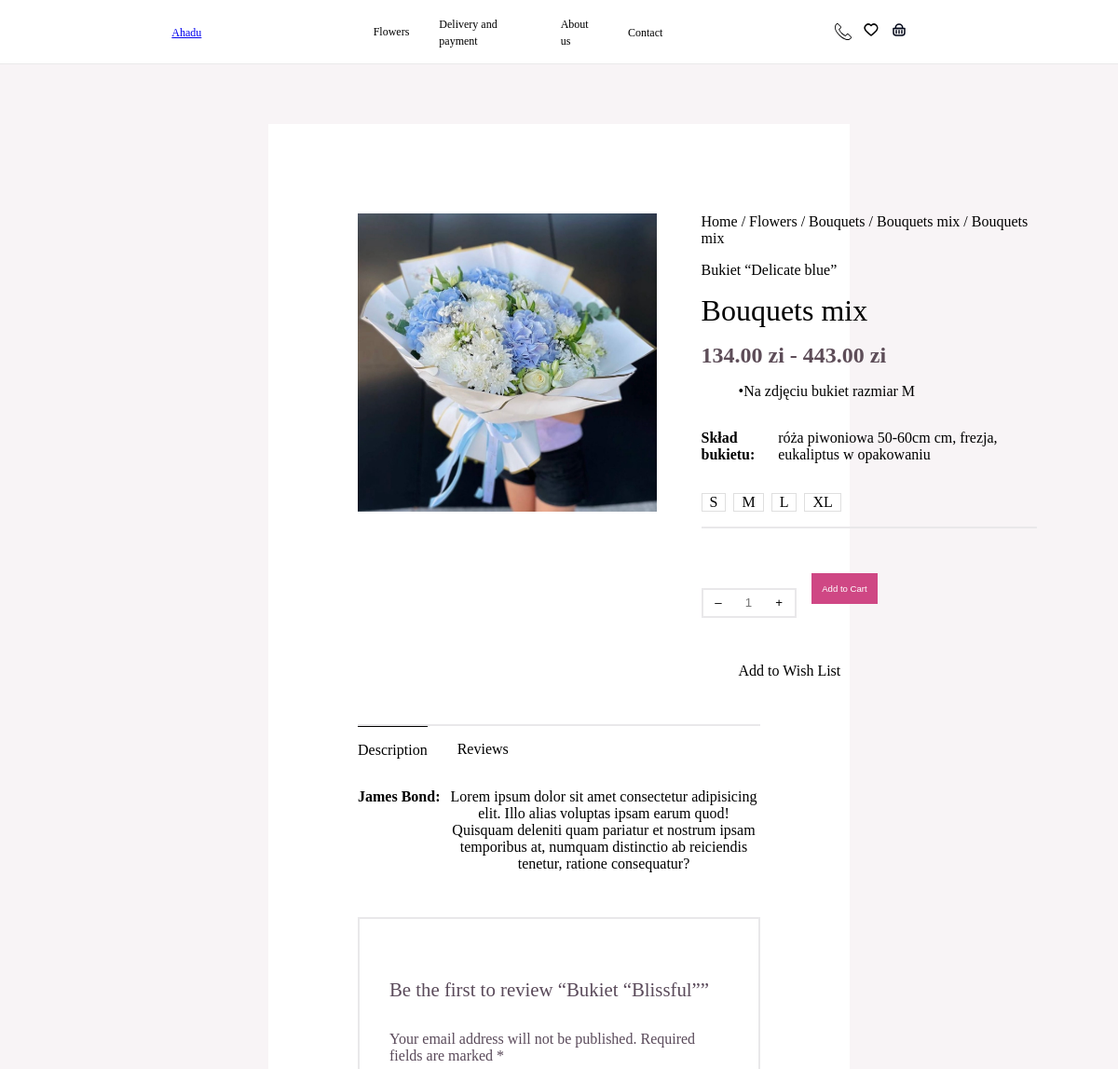
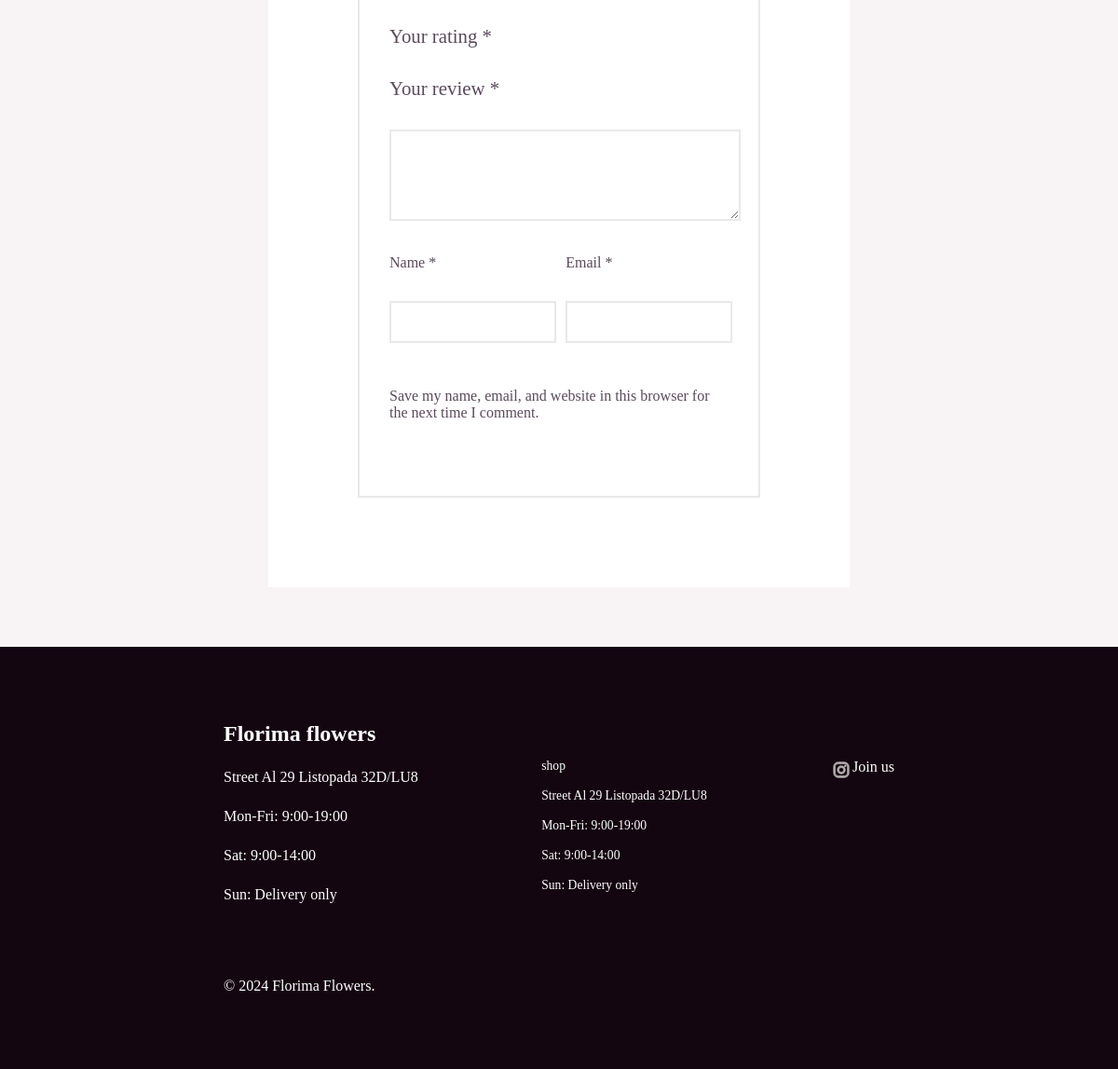
Page /products/3/ on the committed database (2 pictures, top to bottom).
### edge/models.py (models this page shows, shortened)
class Flower(models.Model):
    SIZE_CHOICES = [
        ('S', 'S'),
        ('M', 'SM'),
        ('L', 'L'),
        ('XL', 'XL'),
        ('XXL', 'XXL'),
        ('S M', 'S M'),
        ('M L', 'M L'),
        ('L XL', 'L XL'),
        ('XL XXL', 'XL XXL'),
        ('S M L', 'S M L'),
        ('M L XL', 'M L XL'),
        ('L XL XXL', 'L XL XXL'),
        ('S M L XL', 'S M L XL'),
        ('M L XL XXL', 'M L XL XXL'),
        ('S M L XL XXL', 'S M L XL XXL'),
    ]
    name = models.CharField(max_length=100)
    type = models.CharField(max_length=50)
    size = models.CharField(max_length=12, choices=SIZE_CHOICES)
    price_s = models.DecimalField(max_digits=10, decimal_places=2, null=True, blank=True, verbose_name="Price for size S")
    price_m = models.DecimalField(max_digits=10, decimal_places=2, null=True, blank=True, verbose_name="Price for size M")
    price_l = models.DecimalField(max_digits=10, decimal_places=2, null=True, blank=True, verbose_name="Price for size L")
    price_xl = models.DecimalField(max_digits=10, decimal_places=2, null=True, blank=True, verbose_name="Price for size XL")
    price_xxl = models.DecimalField(max_digits=10, decimal_places=2, null=True, blank=True, verbose_name="Price for size XXL")
    image = models.ImageField(upload_to='flower_images/')  # Add image field

### edge/views.py (the view)
# urls.py: path("products/<int:id>/", views.products, name="products"),
def products(request, id):
    flower = Flower.objects.get(pk=id)
    return render(request, "edge/products.html", {'flower':  flower})

### edge/templates/edge/products.html (shortened to what this page needs)
{% extends 'edge/base.html' %} {% block content %} {% load static %} {% load custom_filters %}
<div class="productsmain">
    <div class="products">
        <div class="product">
            <div class="row">
                <img src="/edge/media/{{flower.image}}"/>
                <div class="productdetail">
                    <h3>
                        Home / Flowers / Bouquets / Bouquets mix / {{flower.type}}
                    </h3>
                    <h2>{{ flower.name }}</h2>
                    <h1>{{flower.type}}</h1>
                    <h4>{{flower.price_s}} zi - {% if flower.price_xll %} {{ flower.price_xll }} {% else %} {{ flower.price_xl }} {% endif %} zi</h4>
                    <h5>&#8226;Na zdjęciu bukiet razmiar M</h5>
                    <div class="row">
                        <h5>Skład bukietu:</h5>
                        <h6>
                            róża piwoniowa 50-60cm cm, frezja, eukaliptus w
                            opakowaniu
                        </h6>
                    </div>
                    <div class="size">
                        {% if flower.price_s %} <div class="small" id="11" onclick="showbtn(1, {{flower.price_s}}, this.id, 'S')">S</div> {% else %} <div></div> {% endif %}
                        {% if flower.price_m %} <div class="small" id="12" onclick="showbtn(1, {{flower.price_m}}, this.id, 'M')">M</div> {% else %} <div></div> {% endif %}
                        {% if flower.price_l %} <div class="small" id="13" onclick="showbtn(1, {{flower.price_l}}, this.id, 'L')">L</div> {% else %} <div></div> {% endif %}
                        {% if flower.price_xl %} <div class="small" id="14" onclick="showbtn(1, {{flower.price_xl}}, this.id, 'XL')">XL</div> {% else %} <div></div> {% endif %}
                    </div>
                    <div class="add">
                        <div class="row">
                            <div class="row">
                                <button class="minus">&#8210;</button>
                                <input type="text" placeholder="1" />
                                <button class="plus">&plus;</button>
                            </div>
                            <form id="add-to-cart-form-{{ flower.id }}">
                                <button onclick="addToCart({{ flower.id }})" aria-expanded="true"  class="addtocart" type="button">Add to Cart</button>
                            </form>
                        </div>
                    </div>
                    <h5>Add to Wish List</h5>
                </div>
            </div>
            <div class="descriptionreview">
                <div id="description">
                    <h5>Description</h5>
                </div>
                <div id="review">
                    <h5>Reviews</h5>
                </div>
            </div>
            <div class="row wide">
                <h4>James Bond:</h4>
                <p>
                    Lorem ipsum dolor sit amet consectetur adipisicing elit.
                    Illo alias voluptas ipsam earum quod! Quisquam deleniti quam
                    pariatur et nostrum ipsam temporibus at, numquam distinctio
                    ab reiciendis tenetur, ratione consequatur?
                </p>
            </div>
            <div class="befirst">
                <h2>Be the first to review “Bukiet “Blissful””</h2>
                <h3>
                    Your email address will not be published. Required fields
                    are marked *
                </h3>
                <h2>Your rating *</h2>
                <h2>Your review *</h2>
                <textarea class="input2" id="" cols="95" rows="4"></textarea>
                <div class="row">
                    <div class="column">
                        <h2>Name *</h2>
                        <input type="text" />
                    </div>
                    <div class="column">
                        <h2>Email *</h2>
                        <input type="text" />
                    </div>
                </div>
                <div class="row">
                    <h3>
                        Save my name, email, and website in this browser for the
                        next time I comment.
                    </h3>
                </div>
            </div>
        </div>
    </div>
</div>
{% endblock %}

### edge/static/edge/css/styles.css (style rules this page uses)
*, *::after, *::before { margin: 0; padding: 0; }
body { margin: 0; }
*[aria-expanded="true"] { visibility: visible; }
.size { display: flex; gap: 0.5rem; }
.small { font-weight: 100; border: 0.1px solid #dfdfdf; padding-left: 0.5rem; padding-right: 0.5rem; }
.productsmain { padding-inline: 18rem; padding-block: 4rem; background: #f8f4f6; }
.products { background: white; }
.product { display: flex; flex-direction: column; padding: 6rem; }
.product > .row { margin: 0; }
.product img { height: clamp(20rem, 25vw, 42rem); }
.productdetail { padding-left: 3rem; }
.productdetail h3 { font-size: clamp(1rem, 1rem, 3rem); font-weight: 160; }
.productdetail h2 { font-size: clamp(1rem, 1rem, 3rem); font-weight: 350; margin-block: 1rem; }
.productdetail h1 { font-weight: 500; }
.productdetail h4 { font-size: clamp(1rem, 1.5rem, 3rem); font-weight: 700; margin-block: 1rem; color: #5d4d58; }
.productdetail > h5 { margin-left: 2.5rem; font-weight: 200; font-size: clamp(0.5rem, 1rem, 2rem); width: 40ch; }
.productdetail .row h5 { font-size: clamp(0.5rem, 1rem, 2rem); font-family: serif; width: 15ch; font-weight: 600; margin-left: 0; }
.row { display: flex; flex-direction: row; margin-block: 2rem; }
.row h6 { font-size: clamp(0.5rem, 1rem, 2rem); font-weight: 300; font-family: serif; }
.add { border-top: 2px solid #e9e8ea; margin-block: 1rem; display: flex; flex-direction: column; justify-content: space-between; padding-right: 2rem; }
.minus { border: 2px solid #e9e8ea; border-right: none; padding-block: 0.4rem; padding-inline: 0.8rem; background: white; }
.add .row { margin-block: 1rem; margin-right: 1rem; }
.row input { border: 2px solid #e9e8ea; border-left: none; border-right: none; width: 2rem; text-align: center; }
.plus { border: 2px solid #e9e8ea; border-left: none; padding-block: 0.4rem; padding-inline: 0.8rem; background: white; }
.descriptionreview { border-top: 2px solid #e9e8ea; margin-top: 3rem; margin-bottom: 2rem; display: flex; flex-direction: row; }
#review { margin-left: 2rem; }
.descriptionreview h5 { margin-top: 1rem; font-size: clamp(0.5rem, 1rem, 2rem); font-weight: 500; }
#description { border-top: 1px solid black; }
.wide h4 { width: 20ch; }
.wide p { width: 70ch; text-align: center; }
.wide p { margin-bottom: 3rem; }
.befirst { border: 2px solid #e9e8ea; padding: 2rem; }
.befirst h2 { font-weight: 500; color: #5a4a5a; font-size: clamp(0.5rem, 1.3rem, 3rem); }
.befirst h3 { font-weight: 200; color: #5a4a5a; font-size: clamp(0.5rem, 1rem, 3rem); margin-block: 1rem; }
.befirst h2 { margin-block: 2rem; }
.befirst .input2 { padding-block: 0.7rem; padding-inline: 1rem; width: 98%; font-size: clamp(1rem, 1rem, 3rem); border: 2px solid #e9e8ea; padding-right: 0; }
.befirst .row h2 { margin-top: 0; font-size: clamp(0.5rem, 1rem, 3rem); }
.befirst .row { justify-content: space-between; }
.befirst input { padding-block: 0.7rem; font-size: clamp(1rem, 1rem, 3rem); width: 100%; text-align: left; border: 2px solid #e9e8ea; }
.befirst .column { width: 48%; }
.addtocart { padding: 0.7rem; font-size: clamp(0.5rem, 0.8vw, 2rem); background: #cf4784; color: white; border: none; width: 100%; }

### rows in the picture
Flower: image (picture), type "Bouquets mix", name "Bukiet “Delicate blue”", price_s "134.00", price_xl "443.00"
